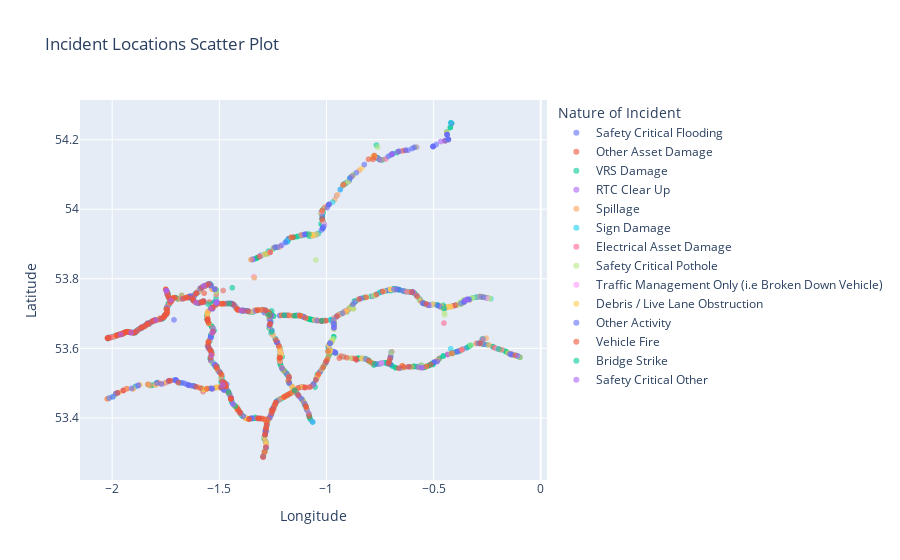

Here is the notebook cell this chart was saved with:
### Code cell
# Create a scatter plot using Plotly Express to visualize incident locations
fig = px.scatter(
    df,
    x='incident_location_longitude', # Longitude values for the x-axis
    y='incident_location_latitude', # Latitude values for the y-axis
    color='nature_of_incident_to_assess',  # This adds color by incident type
    title='Incident Locations Scatter Plot', # Title of the plot
    labels={  # Custom labels for axes and legend
        'incident_location_longitude': 'Longitude',
        'incident_location_latitude': 'Latitude',
        'nature_of_incident_to_assess': 'Nature of Incident'
    },
    opacity=0.6 # Set point transparency to 60% for better visibility when overlapping
)
fig.show()

### Figure 1 — Plotly figure (JSON) as saved in the notebook; plotly's stock layout.template omitted (floating-point values rounded to 4 significant figures; data arrays with more than 128 entries replaced by an {"elided": "..."} marker saying what was removed)
{"data": [{"hovertemplate": "Nature of Incident=Safety Critical Flooding<br>Longitude=%{x}<br>Latitude=%{y}<extra></extra>", "legendgroup": "Safety Critical Flooding", "marker": {"color": "#636efa", "opacity": 0.6, "symbol": "circle"}, "mode": "markers", "name": "Safety Critical Flooding", "showlegend": true, "type": "scattergl", "x": [-1.004, -0.9926, -0.8331, -1.023, -0.2564, -0.2517, -0.9776, -0.5224, -1.522, -1.829, -1.83, -0.9523, -1.585, -1.563, -1.588, -2.018, -1.521, -1.772, -1.634, -1.979, -1.753, -1.993, -0.3475, -2.018, -1.196, -1.962, -1.753, -1.752, -1.973, -1.533, -1.284, -1.731, -1.41, -1.748, -1.619, -1.59, -1.523, -1.754, -0.4647, -1.752, -1.335, -1.768, -1.745, -1.181, -1.33, -1.675, -1.387, -1.266, -1.023, -1.77, -1.461, -1.279, -1.507, -1.024, -1.869, -1.731, -1.978, -0.431, -0.431, -1.014, -1.486, -1.718, -1.645, -0.5507, -1.767, -1.739, -1.743, -0.4904, -1.747, -1.461, -1.729], "xaxis": "x", "y": [53.56, 53.59, 53.57, 53.68, 53.75, 53.74, 53.62, 53.72, 53.77, 53.67, 53.67, 54.04, 53.73, 53.78, 53.73, 53.63, 53.49, 53.68, 53.75, 53.64, 53.7, 53.63, 53.6, 53.63, 53.7, 53.64, 53.7, 53.7, 53.64, 53.72, 53.39, 53.51, 53.42, 53.77, 53.75, 53.73, 53.73, 53.69, 53.72, 53.7, 53.71, 53.69, 53.72, 53.47, 53.71, 53.74, 53.71, 53.68, 53.68, 53.68, 53.73, 53.7, 53.73, 53.68, 53.66, 53.73, 53.64, 54.2, 54.2, 53.96, 53.73, 53.74, 53.49, 53.73, 53.69, 53.72, 53.76, 53.56, 53.77, 53.73, 53.73], "yaxis": "y"}, {"hovertemplate": "Nature of Incident=Other Asset Damage<br>Longitude=%{x}<br>Latitude=%{y}<extra></extra>", "legendgroup": "Other Asset Damage", "marker": {"color": "#EF553B", "opacity": 0.6, "symbol": "circle"}, "mode": "markers", "name": "Other Asset Damage", "showlegend": true, "type": "scattergl", "x": {"elided": "150 float values"}, "xaxis": "x", "y": {"elided": "150 float values"}, "yaxis": "y"}, {"hovertemplate": "Nature of Incident=VRS Damage<br>Longitude=%{x}<br>Latitude=%{y}<extra></extra>", "legendgroup": "VRS Damage", "marker": {"color": "#00cc96", "opacity": 0.6, "symbol": "circle"}, "mode": "markers", "name": "VRS Damage", "showlegend": true, "type": "scattergl", "x": {"elided": "2081 float values"}, "xaxis": "x", "y": {"elided": "2081 float values"}, "yaxis": "y"}, {"hovertemplate": "Nature of Incident=RTC Clear Up<br>Longitude=%{x}<br>Latitude=%{y}<extra></extra>", "legendgroup": "RTC Clear Up", "marker": {"color": "#ab63fa", "opacity": 0.6, "symbol": "circle"}, "mode": "markers", "name": "RTC Clear Up", "showlegend": true, "type": "scattergl", "x": {"elided": "479 float values"}, "xaxis": "x", "y": {"elided": "479 float values"}, "yaxis": "y"}, {"hovertemplate": "Nature of Incident=Spillage<br>Longitude=%{x}<br>Latitude=%{y}<extra></extra>", "legendgroup": "Spillage", "marker": {"color": "#FFA15A", "opacity": 0.6, "symbol": "circle"}, "mode": "markers", "name": "Spillage", "showlegend": true, "type": "scattergl", "x": {"elided": "475 float values"}, "xaxis": "x", "y": {"elided": "475 float values"}, "yaxis": "y"}, {"hovertemplate": "Nature of Incident=Sign Damage<br>Longitude=%{x}<br>Latitude=%{y}<extra></extra>", "legendgroup": "Sign Damage", "marker": {"color": "#19d3f3", "opacity": 0.6, "symbol": "circle"}, "mode": "markers", "name": "Sign Damage", "showlegend": true, "type": "scattergl", "x": [-0.5054, -0.5224, -1.283, -0.8916, -0.5578, -1.411, -1.146, -1.735, -0.971, -1.703, -1.185, -1.185, -0.3606, -1.065, -1.278, -0.9812, -1.255, -0.9587, -1.684, -1.308, -1.229, -1.229, -1.267, -0.4204, -0.9765, -1.238, -1.491, -0.419, -1.278, -1.255, -1.467, -0.9813, -0.7001, -0.7005, -1.064, -0.9356, -1.016, -1.581, -0.4636, -1.38, -1.468, -1.639, -1.062, -0.6914, -0.2834, -1.581, -1.278, -1.261, -0.9203, -1.286, -0.7509, -1.997, -1.266, -0.281, -0.9922, -1.636, -1.728, -0.6791, -0.4151, -0.2326, -0.1104, -1.527, -1.436, -1.083, -0.2711, -1.012, -1.891, -0.2703, -0.2703, -0.7768, -1.567, -1.55, -1.55, -0.919, -1.636, -1.23, -1.177, -0.4195, -1.595, -0.7021, -1.267, -0.3139, -1.398, -1.446, -1.395, -1.15, -0.665, -1.579, -1.477, -1.255, -1.229, -1.352, -1.231, -1.402, -1.467, -1.528, -1.708, -0.2981, -1.682, -1.398, -0.7517, -1.4, -2.018], "xaxis": "x", "y": [53.73, 53.72, 53.31, 54.09, 53.55, 53.42, 53.48, 53.51, 54.02, 53.51, 53.91, 53.91, 53.73, 53.92, 53.7, 53.68, 53.64, 53.59, 53.5, 53.87, 53.62, 53.62, 53.4, 53.6, 53.62, 53.63, 53.51, 53.72, 53.7, 53.64, 53.48, 53.62, 53.58, 53.58, 53.39, 54.06, 53.95, 53.78, 53.72, 53.4, 53.48, 53.75, 53.92, 54.16, 53.61, 53.78, 53.7, 53.68, 54.07, 53.35, 54.14, 53.46, 53.66, 53.61, 53.59, 53.75, 53.74, 53.77, 53.59, 53.74, 53.58, 53.65, 53.73, 53.41, 53.63, 53.95, 53.49, 53.63, 53.63, 54.15, 53.78, 53.79, 53.79, 54.07, 53.75, 53.62, 53.51, 54.25, 53.77, 54.16, 53.87, 53.75, 53.71, 53.45, 53.71, 53.48, 54.17, 53.48, 53.5, 53.65, 53.62, 53.7, 53.62, 53.41, 53.48, 53.65, 53.51, 53.75, 53.5, 53.71, 53.76, 53.71, 53.63], "yaxis": "y"}, {"hovertemplate": "Nature of Incident=Electrical Asset Damage<br>Longitude=%{x}<br>Latitude=%{y}<extra></extra>", "legendgroup": "Electrical Asset Damage", "marker": {"color": "#FF6692", "opacity": 0.6, "symbol": "circle"}, "mode": "markers", "name": "Electrical Asset Damage", "showlegend": true, "type": "scattergl", "x": [-0.5224, -1.751, -1.176, -0.9114, -0.3606, -1.065, -0.7011, -1.493, -1.46, -2.007, -1.582, -1.729, -1.229, -1.229, -1.267, -1.514, -0.9765, -1.401, -1.751, -0.419, -0.5966, -1.807, -0.2699, -1.833, -1.729, -1.587, -1.798, -1.38, -1.467, -1.53, -1.23, -0.7509, -0.7236, -0.6967, -0.4464, -1.635, -1.491, -1.493, -0.6791, -1.254, -0.3715, -0.217, -1.271, -1.083, -0.9887, -1.641, -1.741, -1.905, -1.533, -0.3802, -0.8155, -1.23, -0.4059, -0.4519, -0.2841, -0.665, -1.862, -1.231, -1.467, -1.827, -1.582, -1.534, -1.634, -1.742], "xaxis": "x", "y": [53.72, 53.7, 53.51, 53.71, 53.73, 53.92, 53.58, 53.49, 53.73, 53.63, 53.78, 53.74, 53.62, 53.62, 53.4, 53.73, 53.62, 53.41, 53.7, 53.72, 53.76, 53.68, 53.63, 53.67, 53.74, 53.77, 53.68, 53.4, 53.48, 53.65, 53.62, 54.14, 54.14, 54.16, 54.2, 53.75, 53.49, 53.49, 53.77, 53.42, 53.6, 53.6, 53.7, 53.41, 53.59, 53.75, 53.76, 53.64, 53.48, 53.73, 53.57, 53.62, 53.72, 53.67, 53.75, 54.17, 53.66, 53.62, 53.48, 53.67, 53.73, 53.72, 53.75, 53.76], "yaxis": "y"}, {"hovertemplate": "Nature of Incident=Safety Critical Pothole<br>Longitude=%{x}<br>Latitude=%{y}<extra></extra>", "legendgroup": "Safety Critical Pothole", "marker": {"color": "#B6E880", "opacity": 0.6, "symbol": "circle"}, "mode": "markers", "name": "Safety Critical Pothole", "showlegend": true, "type": "scattergl", "x": {"elided": "139 float values"}, "xaxis": "x", "y": {"elided": "139 float values"}, "yaxis": "y"}, {"hovertemplate": "Nature of Incident=Traffic Management Only (i.e Broken Down Vehicle)<br>Longitude=%{x}<br>Latitude=%{y}<extra></extra>", "legendgroup": "Traffic Management Only (i.e Broken Down Vehicle)", "marker": {"color": "#FF97FF", "opacity": 0.6, "symbol": "circle"}, "mode": "markers", "name": "Traffic Management Only (i.e Broken Down Vehicle)", "showlegend": true, "type": "scattergl", "x": [-0.4234, -1.548, -1.48, -1.13, -0.9651, -1.251, -1.214, -1.473, -1.254, -1.213, -1.522, -1.311, -1.283, -1.266, -1.399, -1.748, -1.445, -1.552, -1.444, -0.9486, -1.281, -0.5133, -1.216, -2.014, -1.255, -1.338, -1.538, -1.656, -1.472, -1.482, -1.543, -1.543, -1.467, -1.552, -1.703, -1.022, -1.551, -1.806, -1.703, -1.703, -1.487, -1.152, -1.009, -1.278, -1.308, -0.742, -1.296, -1.339, -1.266, -1.729, -1.17, -0.2027, -0.9555, -0.2519], "xaxis": "x", "y": [53.72, 53.6, 53.5, 53.69, 53.66, 53.42, 53.59, 53.49, 53.64, 53.59, 53.55, 53.71, 53.36, 53.88, 53.71, 53.77, 53.46, 53.6, 53.46, 54.04, 53.32, 53.72, 53.89, 53.63, 53.64, 53.71, 53.58, 53.75, 53.49, 53.5, 53.63, 53.63, 53.48, 53.61, 53.51, 53.99, 53.6, 53.68, 53.51, 53.51, 53.49, 53.48, 53.96, 53.38, 53.87, 53.56, 53.4, 53.81, 53.67, 53.74, 53.69, 53.6, 53.69, 53.74], "yaxis": "y"}, {"hovertemplate": "Nature of Incident=Debris / Live Lane Obstruction<br>Longitude=%{x}<br>Latitude=%{y}<extra></extra>", "legendgroup": "Debris / Live Lane Obstruction", "marker": {"color": "#FECB52", "opacity": 0.6, "symbol": "circle"}, "mode": "markers", "name": "Debris / Live Lane Obstruction", "showlegend": true, "type": "scattergl", "x": {"elided": "238 float values"}, "xaxis": "x", "y": {"elided": "238 float values"}, "yaxis": "y"}, {"hovertemplate": "Nature of Incident=Other Activity<br>Longitude=%{x}<br>Latitude=%{y}<extra></extra>", "legendgroup": "Other Activity", "marker": {"color": "#636efa", "opacity": 0.6, "symbol": "circle"}, "mode": "markers", "name": "Other Activity", "showlegend": true, "type": "scattergl", "x": {"elided": "298 float values"}, "xaxis": "x", "y": {"elided": "298 float values"}, "yaxis": "y"}, {"hovertemplate": "Nature of Incident=Vehicle Fire<br>Longitude=%{x}<br>Latitude=%{y}<extra></extra>", "legendgroup": "Vehicle Fire", "marker": {"color": "#EF553B", "opacity": 0.6, "symbol": "circle"}, "mode": "markers", "name": "Vehicle Fire", "showlegend": true, "type": "scattergl", "x": {"elided": "266 float values"}, "xaxis": "x", "y": {"elided": "266 float values"}, "yaxis": "y"}, {"hovertemplate": "Nature of Incident=Bridge Strike<br>Longitude=%{x}<br>Latitude=%{y}<extra></extra>", "legendgroup": "Bridge Strike", "marker": {"color": "#00cc96", "opacity": 0.6, "symbol": "circle"}, "mode": "markers", "name": "Bridge Strike", "showlegend": true, "type": "scattergl", "x": [-1.457, -1.15, -1.256, -1.197, -1.149, -1.512, -1.455, -1.022, -1.269, -0.4516, -1.082, -0.1976, -1.425, -0.7763], "xaxis": "x", "y": [53.47, 53.69, 53.65, 53.7, 53.48, 53.73, 53.73, 53.68, 53.7, 53.72, 53.93, 53.6, 53.43, 53.56], "yaxis": "y"}, {"hovertemplate": "Nature of Incident=Safety Critical Other<br>Longitude=%{x}<br>Latitude=%{y}<extra></extra>", "legendgroup": "Safety Critical Other", "marker": {"color": "#ab63fa", "opacity": 0.6, "symbol": "circle"}, "mode": "markers", "name": "Safety Critical Other", "showlegend": true, "type": "scattergl", "x": [-1.436, -1.61, -1.483, -1.399, -1.532, -1.538, -1.513, -1.912, -1.512, -0.6942, -1.961, -0.349, -0.4661, -1.512, -1.54, -1.797, -1.747, -1.747, -0.5543, -1.572, -1.725, -0.1079], "xaxis": "x", "y": [53.44, 53.73, 53.5, 53.71, 53.64, 53.58, 53.73, 53.65, 53.73, 54.16, 53.64, 53.74, 54.19, 53.73, 53.71, 53.68, 53.77, 53.77, 53.54, 53.78, 53.74, 53.58], "yaxis": "y"}], "layout": {"legend": {"title": {"text": "Nature of Incident"}, "tracegroupgap": 0}, "title": {"text": "Incident Locations Scatter Plot"}, "xaxis": {"anchor": "y", "domain": [0, 1], "title": {"text": "Longitude"}}, "yaxis": {"anchor": "x", "domain": [0, 1], "title": {"text": "Latitude"}}}}
